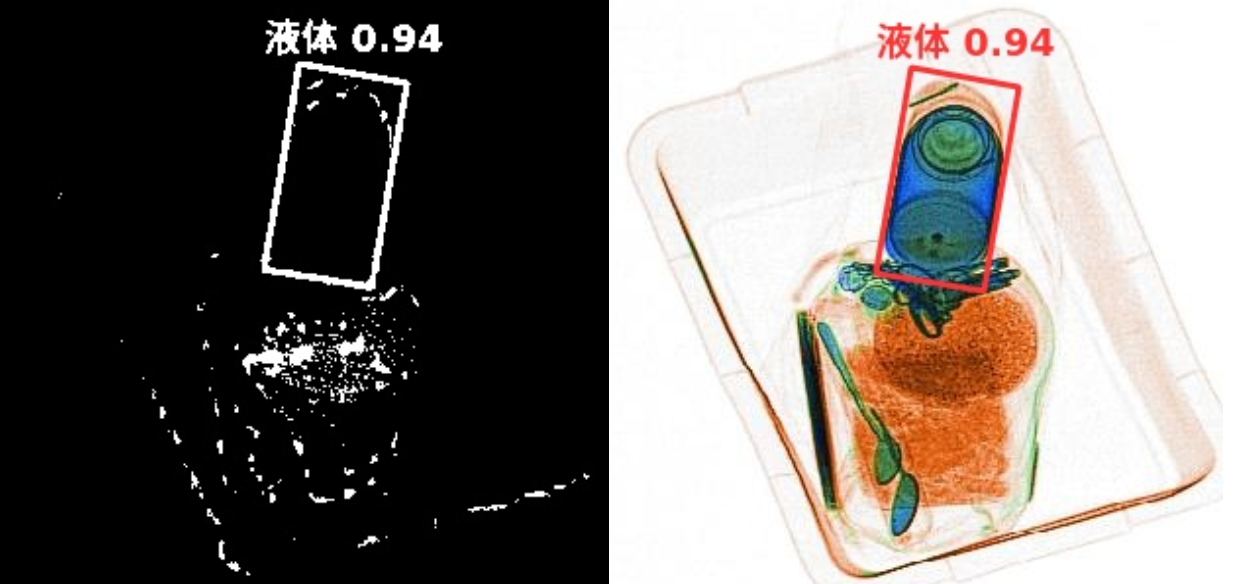
#> input picture data/Step0.png, 1258 x 584 px; its folder holds only this picture in this run
$ python -i common.py   (imports and definitions only)
#> lines starting #> are read from the running program, lines starting #| are printed output that depends on the picture; after the words box and inside, x2 and y2 are one past the last pixel; in counts of white or black regions, pixels touching at a corner belong together
#> further down, picture is the input picture: shape (584, 1258, 3); mean B, G, R 113, 117.1, 122.7
import csv, glob, json, os, re, sys
import collections
import numpy as np
import cv2

DATA = r"E:\Xray\CARS\data"
IMG = os.path.join(DATA, "Image@CARS_202609_annotated")
# Ground truth = the hand-drawn annotations.
#   "Label@CARS_202609_raw"        -> TRUE hand-drawn GT (UTF-8 BOM, read with utf-8-sig)
#   "Label@CARS_202609_annotated"  -> detector output, never GT
#   "Compare-V1@CARS_202609_annotated" / "Compare@..." -> machine artifacts, never GT
# Proof (proto/gt_arbitration.py, benchmark/gt_arbitration.json): the raw label
# geometry is literally the red rectangle burned into Image@CARS_202609_annotated
# (97.4% of raw boxes have >=0.8 red-line support in the input image, vs 49% for
# Compare-V1 / Compare / detector output).  Its box counts also match the
# annotation CSV (mean error +0.13 vs -0.62 for Compare-V1).
LAB = os.path.join(DATA, "Label@CARS_202609_raw")


# [19 lines left out: function load_expected, not called in this run]


def red_mask(img, smin=80, vmin=110, hue_max=10):
    """Red HSV mask.

    `hue_max` bounds the hue window of the *low* red lobe (the high lobe
    170-180 is always included).

    Two different windows are used on purpose:
      * detection (proto/cv_hybrid.py, BRobbDetector/Services/CvHybridDetector.cs)
        uses hue_max=5 - the hand-drawn annotation is pure red (hue 0-4 for
        ~85% of its pixels) while the orange X-ray object texture sits at
        hue 9-10, so a wide window floods the mask with object pixels.
      * the evaluation heuristic `is_real_unlabeled` (proto/eval_pointmatch.py)
        keeps the default hue_max=10 so every number recorded in benchmark/
        stays comparable.
    """
#> called with smin = 80, vmin = 110, hue_max = 10
    hsv = cv2.cvtColor(img, cv2.COLOR_BGR2HSV)
#> hsv: shape (584, 1258, 3); mean H, S, V 11.6, 19.8, 125.1
    m1 = cv2.inRange(hsv, (0, smin, vmin), (hue_max, 255, 255))
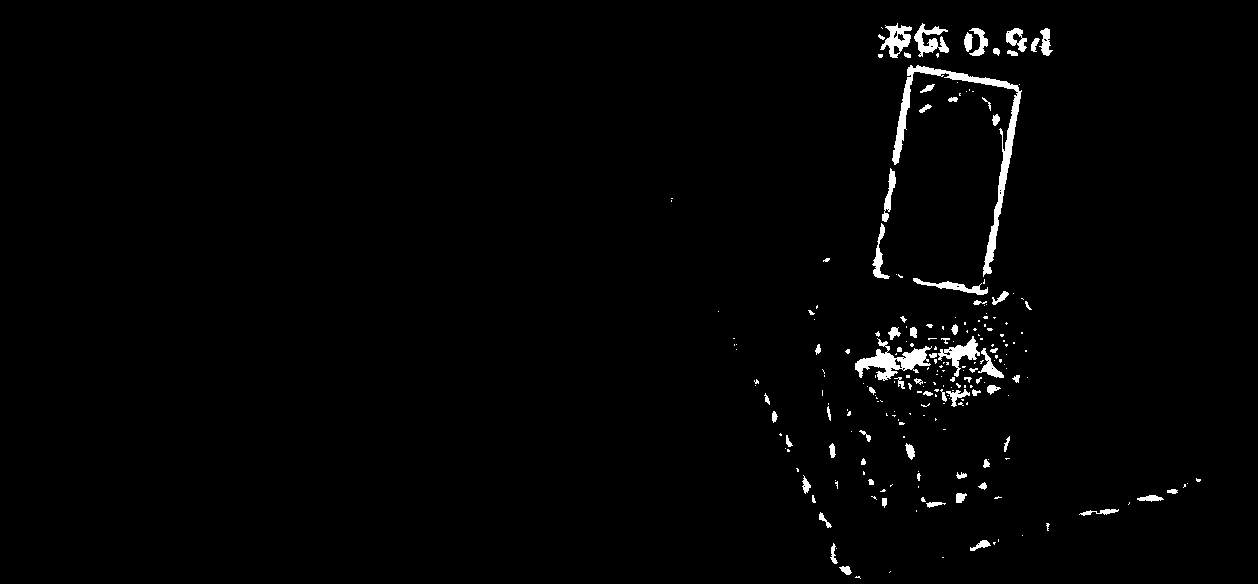
#> m1: shape (584, 1258); 1.6% white; 231 white regions (158 under 20 px), largest, box (x1, y1, x2, y2) and area: (892, 65, 1022, 277) 2642, (855, 338, 932, 381) 1233, (938, 336, 980, 377) 562
    m2 = cv2.inRange(hsv, (170, smin, vmin), (180, 255, 255))
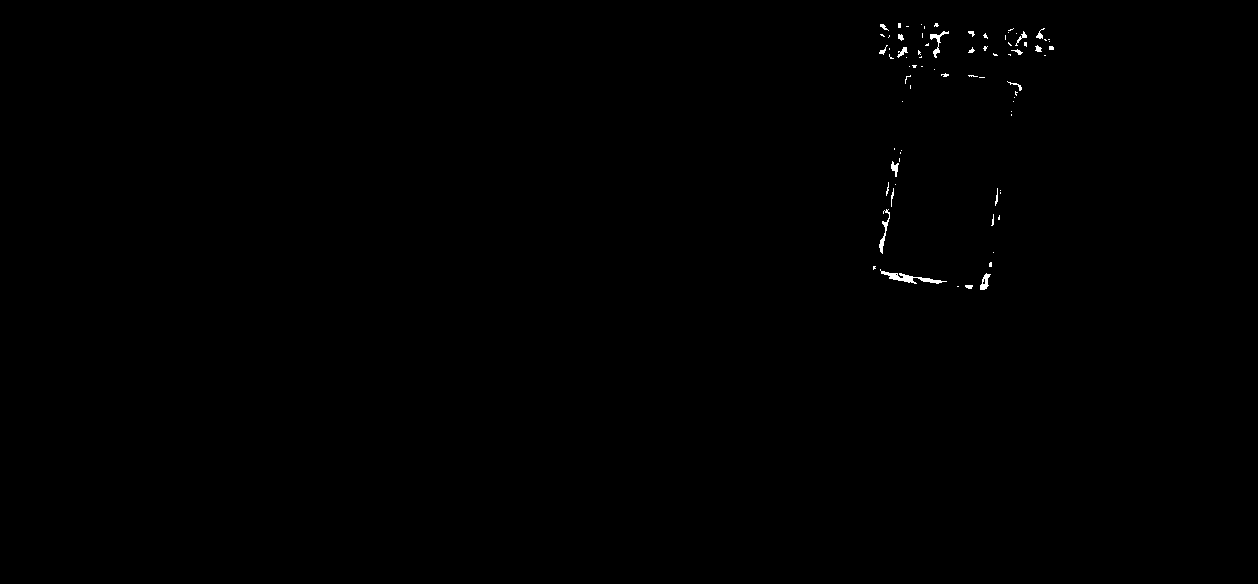
#> m2: shape (584, 1258); 0.21% white; 77 white regions (57 under 20 px), largest, box (x1, y1, x2, y2) and area: (880, 269, 947, 284) 284, (879, 209, 890, 254) 132, (930, 31, 949, 58) 126
    return cv2.bitwise_or(m1, m2)
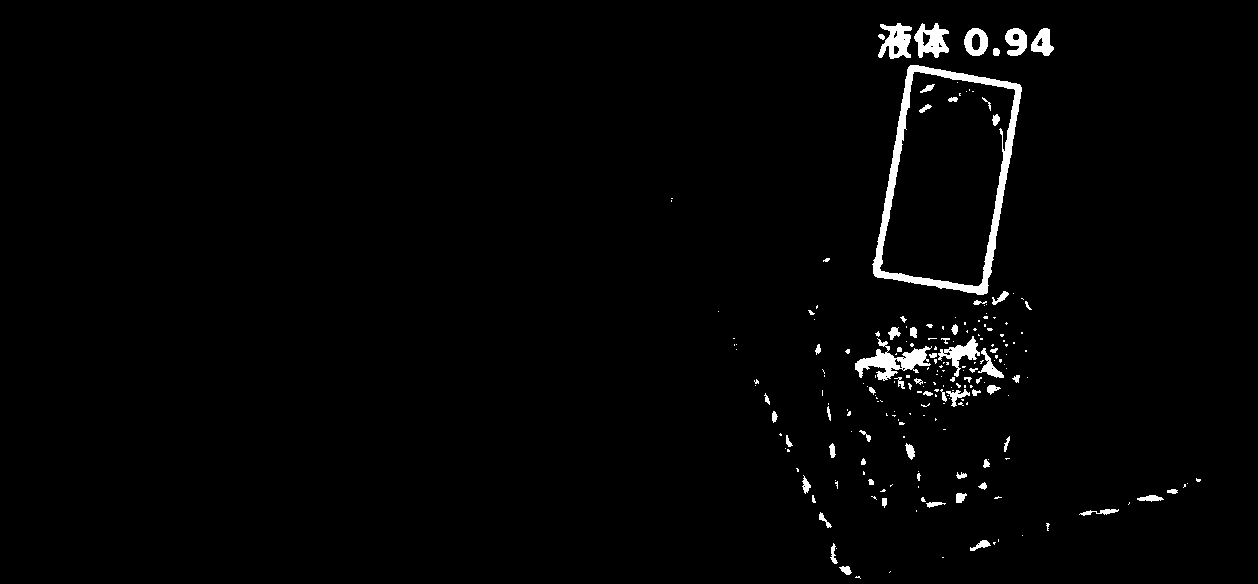
#> returned value: shape (584, 1258); 1.8% white; 217 white regions (151 under 20 px), largest, box (x1, y1, x2, y2) and area: (872, 65, 1022, 295) 4538, (855, 338, 932, 381) 1233, (878, 23, 912, 59) 738


def rect_corners(rect):
    pts = cv2.boxPoints(rect)
    return pts.astype(np.int32)


# [23 lines left out: functions iou_obb, nms, not called in this run]

>>> import cv2
>>> picture = cv2.imread('../data/Step0.png')
>>> result = red_mask(picture)
